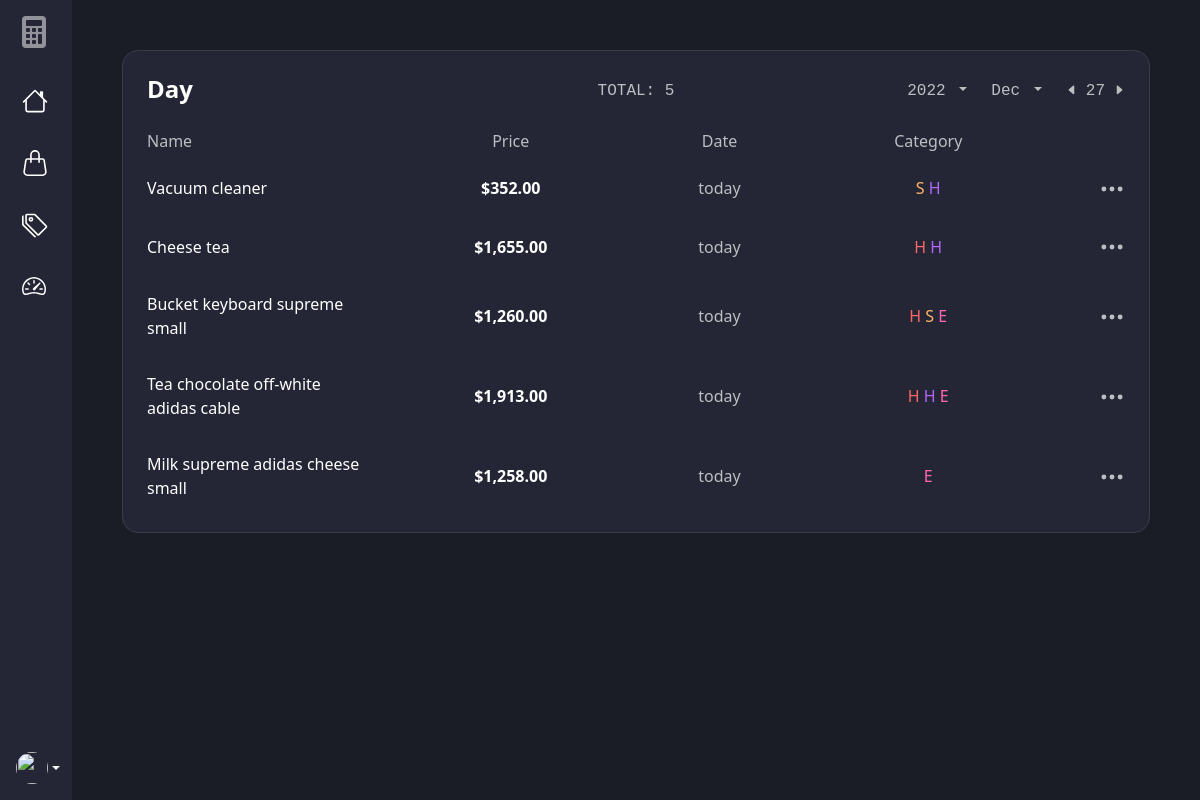
The app's page /total/day/show/ with its own data.
### expenses/models.py (models this page shows, shortened)
class Expense(models.Model):
    user = models.ForeignKey(User, on_delete=models.CASCADE, blank=True, null=True)
    name = models.CharField(max_length=100)
    price = models.DecimalField(max_digits=12, decimal_places=2)
    category = models.ManyToManyField(
        Category, related_name='category', blank=True)
    created = models.DateTimeField(auto_now_add=True)
    class Meta:
        ordering = ['user', '-created']

class Category(models.Model):
    user = models.ForeignKey(User, on_delete=models.CASCADE, blank=True, null=True)
    name = models.CharField(max_length=100)
    color = models.CharField(max_length=7, default='#1c8efb')
    created = models.DateTimeField(auto_now_add=True)
    def __str__(self):
        return self.name
    class Meta:
        ordering = ['user', '-created']

### expenses/views.py (the view)
# urls.py: path('total/<str:period>/<str:action>/', views.expenses_date_filter, name='expenses-date-filter'),
def expenses_date_filter(request, period, action):
    year, month, day, week_start, week_end = '', '', '', '', ''
    _YEARS = [2020, 2021, 2022]
    _MONTHNAMES = ["Jan", "Feb", "Mar", "Apr", "May", "Jun",
                   "Jul", "Aug", "Sep", "Oct", "Nov", "Dec"]
    today = datetime.combine(date.today(), time(0, 0, 0))
    week = timedelta(minutes=60*24*7)
    categories = Category.objects.all()
    if period == 'year':
        year = today.year
        expenses = Expense.objects.filter(created__year=year)
    elif period == 'month':
        month = today.month
        year = today.year
        expenses = Expense.objects.filter(
            created__month=month, created__year=year)
        month = _MONTHNAMES[month - 1]
    elif period == 'week':
        week_start = today - week
        week_end = today
        expenses = Expense.objects.filter(created__gte=week_start)
    elif period == 'day':
        day = today.day
        month = today.month
        year = today.year
        expenses = Expense.objects.filter(created__day=day,
            created__month=month, created__year=year)
        day = f'0{day}' if len(str(day)) == 1 else day
        month = _MONTHNAMES[month - 1]
    if action != 'show':
        htmx = True
        if period == 'year':
            year = int(request.GET.get('year'))
            if action == 'previous':
                if year > _YEARS[0]:
                    year -= 1
            elif action == 'next':
                if year < _YEARS[-1]:
                    year += 1
            expenses = Expense.objects.filter(created__year=year)
            year = year
        elif period == 'month':
            month = int(_MONTHNAMES.index(request.GET.get('month'))) + 1
            year = int(request.GET.get('year'))
            if action == 'previous':
                if year == _YEARS[0] and month == 1:
                    pass
                else:
                    month -= 1
                    if month == 0:
                        year -= 1
            elif action == 'next':
                if year == _YEARS[-1] and month == 12:
                    pass
                else:
                    if month == 12:
                        month = 1
                        year += 1
                    else:
                        month += 1
            expenses = Expense.objects.filter(
                created__month=month, created__year=year)
            month = _MONTHNAMES[month - 1]
            year = year
        elif period == 'week':
            week_start = request.GET.get('week_start')
            week_end = request.GET.get('week_end')
            week_start_year = int(week_start.rstrip(', midnight')[-4:])
            week_start_month = int(_MONTHNAMES.index(week_start[:3])) + 1
            week_start_day = int(week_start.split()[1].rstrip(','))
            week_start = datetime(
                week_start_year, week_start_month, week_start_day)
            week_end_year = int(week_end.rstrip(', midnight')[-4:])
            week_end_month = int(_MONTHNAMES.index(week_end[:3])) + 1
            week_end_day = int(week_end.split()[1].rstrip(','))
            week_end = datetime(week_end_year, week_end_month, week_end_day)
            if action == 'previous':
                week_start = week_start - week
                week_end = week_end - week
                if week_start.year < _YEARS[0]:
                    week_start = week_start + week
                    week_end = week_end + week
            elif action == 'next':
                if week_end < today:
                    week_start = week_start + week
                    week_end = week_end + week
            expenses = Expense.objects.filter(
                created__gte=week_start, created__lte=week_end)
        elif period == 'day':
            day = int(request.GET.get('day'))
            month = int(_MONTHNAMES.index(request.GET.get('month'))) + 1
            year = int(request.GET.get('year'))
            if action == 'previous':
                if day > 1:
                    day -= 1
            elif action == 'next':
                try:
                    datetime(year, month, day + 1)
                    day += 1
                except:
                    day = day
            expenses = Expense.objects.filter(created__day=day,
                created__month=month, created__year=year)
            day = f'0{day}' if len(str(day)) == 1 else day
            month = _MONTHNAMES[month - 1]
    else:
        htmx = False
    paginator = Paginator(expenses, 10)
    page_number = request.GET.get('page', 1)
    page_obj = paginator.get_page(page_number)
    context = {
        'expenses': page_obj,
        'categories': categories,
        'expenses_length': len(expenses),
        'period': period,
        'year': year,
        'month': month,
        'day': day,
        'week_start': week_start,
        'week_end': week_end,
        'years': _YEARS,
        'months': _MONTHNAMES,
    }
    if request.GET.get('load-more') == 'True':
        return render(request, 'expenses/expenses-card-rows.html', context)
    if htmx == True:
        return render(request, 'expenses/expenses-card.html', context)
    else:
        return render(request, 'expenses/total-period.html', context)

### expenses/templates/expenses/total-period.html (shortened to what this page needs)
{% extends 'expenses/base.html' %}
{% block content %}
<div class="container-fluid">
    {% include 'expenses/expenses-card.html' %}
</div>
{% endblock content %}

### expenses/templates/expenses/expenses-card-rows.html (shortened to what this page needs)
{% load humanize %}
{% for expense in expenses %}
<div class="row py-3 align-items-center justify-content-between table-row">
    <div class="col-6 col-sm-3 col-md-3">
        <p class="my-0">{{ expense.name }}</p>
    </div>
    <div class="col-6 col-sm-3 col-md-3 text-center">
        <p class="my-0 fw-semibold">${{ expense.price|intcomma }}</p>
    </div>
    <div class="col-6 col-sm-2 col-md-2 text-center">
        <p class="my-0 text-second">{{ expense.created|naturalday:"M. d, Y" }}</p>
    </div>
    <div class="col-6 col-sm-3 col-md-3 text-center">
        {% for category in expense.category.all %}
        <a style="color: {{ category.color }};" class="text-second-link"
            id="category-opened{{ category.pk }}{{ expense.pk }}"
            onclick="categoryShow({{ category.pk }}, {{ expense.pk }})"> {{ category.name|first }} </a>
        {% endfor %}
    </div>
    <div class="col-6 col-sm-1 col-md-1 text-end">
        <div class="dropdown">
            <a href="#" class="text-second-link" data-bs-toggle="dropdown">
                <svg xmlns="http://www.w3.org/2000/svg" width="26" height="26" fill="currentColor"
                    class="bi bi-three-dots" viewBox="0 0 16 16">
                    <path
                        d="M3 9.5a1.5 1.5 0 1 1 0-3 1.5 1.5 0 0 1 0 3zm5 0a1.5 1.5 0 1 1 0-3 1.5 1.5 0 0 1 0 3zm5 0a1.5 1.5 0 1 1 0-3 1.5 1.5 0 0 1 0 3z" />
                </svg>
            </a>
        </div>
    </div>
</div>
{% endfor %}

### expenses/static/css/style.css (style rules this page uses)
:root { --accent: rgba(28, 142, 251, 1); --second: rgba(189, 190, 194, 1); --base: rgba(255, 255, 255, 1); --error: rgba(255, 102, 102, 1); --bg-light: rgba(36, 38, 53, 1); --bg-second: rgba(31, 34, 46, 1); --bg-dark: rgba(26, 29, 38, 1); --bg-gradient: linear-gradient(180deg, rgba(255, 255, 255, 0.007), rgba(233, 233, 233, 0.089), rgba(112, 112, 112, 0.411)); --bg-gradient-blue: linear-gradient(180deg, rgba(42, 167, 248, 1), rgba(48, 107, 221, 1), rgba(53, 70, 242, 1)); --bg-gradient-orange: linear-gradient(180deg, rgba(251, 98, 101, 1), rgba(233, 78, 50, 1), rgba(239, 99, 44, 1)); --bg-gradient-purple: linear-gradient(180deg, rgba(241, 42, 227, 1), rgba(191, 51, 234, 1), rgba(150, 54, 243, 1)); --bg-gradient-green: linear-gradient(180deg, rgba(68, 216, 154, 1), rgba(31, 209, 185, 1), rgba(52, 205, 224, 1)); --navbar-width: 220px; --navbar-width-sm: 4.5rem; }
.container-fluid { padding-right: 50px; padding-left: 50px; padding-bottom: 50px; padding-top: 50px; }
.bg-dark-c { background-color: var(--bg-dark); }
.text-second { color: var(--second); }
.text-second-link { color: var(--second); text-decoration: none; cursor: pointer; transition-duration: 0.2s; }
.table-row { background-color: var(--bg-light); border-radius: 0.5rem; transition-duration: 0.3s; }

### records on screen
Expense: name "Vacuum cleaner", price "352.00", created "today"
Category: name|first "S"
Category: name|first "H"
Expense: name "Cheese tea", price "1,655.00", created "today"
Category: name|first "H"
Expense: name "Bucket keyboard supreme small", price "1,260.00", created "today"
Category: name|first "E"
Expense: name "Tea chocolate off-white adidas cable", price "1,913.00", created "today"
Expense: name "Milk supreme adidas cheese small", price "1,258.00", created "today"

### other values on screen
{{ expenses_length }} "5"
{{ year }} "2022"
{{ month }} "Dec"
{{ day }} "27"
